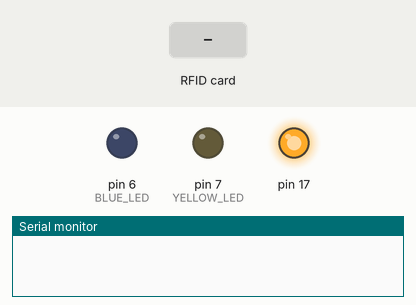
This sketch was run on a simulated Arduino Leonardo, built with avr-gcc and run on an emulated ATmega32U4. Shown: output pins drawn as LEDs (lit = HIGH), the last lines printed to the serial monitor. The inputs (shaded band) are chosen by the test bench. USB keyboard and mouse output is not drawn.

Above: at 1.2 s.
1.3 s: RFID card 5E 7A 19 C4 held to the reader
At 2.1 s:
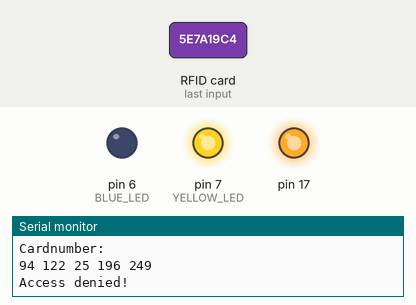
Timing chart, 0 to 4.3 s (numbered marks = the images above; inputs shaded):
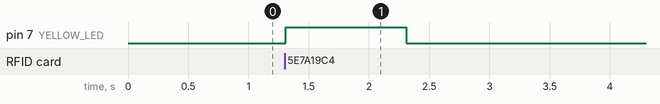

The sketch:

rfid_locker.ino
```cpp
#include <SPI.h>
#include "RFID.h"
#include <Keyboard.h>

#define SS_PIN 10
#define RST_PIN 9
#define BLUE_LED 6
#define YELLOW_LED 7

#define KEY_LEFT_CTRL  0x80
#define KEY_LEFT_SHIFT 0x81
#define KEY_LEFT_ALT   0x82
#define KEY_LEFT_GUI   0x83
#define KEY_RIGHT_CTRL 0x84
#define KEY_RIGHT_SHIFT    0x85
#define KEY_RIGHT_ALT  0x86
#define KEY_RIGHT_GUI  0x87

#define KEY_UP_ARROW   0xDA
#define KEY_DOWN_ARROW 0xD9
#define KEY_LEFT_ARROW 0xD8
#define KEY_RIGHT_ARROW    0xD7
#define KEY_BACKSPACE  0xB2
#define KEY_TAB        0xB3
#define KEY_RETURN 0xB0
#define KEY_ESC        0xB1
#define KEY_INSERT 0xD1
#define KEY_DELETE 0xD4
#define KEY_PAGE_UP    0xD3
#define KEY_PAGE_DOWN  0xD6
#define KEY_HOME   0xD2
#define KEY_END        0xD5
#define KEY_CAPS_LOCK  0xC1
#define KEY_F1     0xC2
#define KEY_F2     0xC3
#define KEY_F3     0xC4
#define KEY_F4     0xC5
#define KEY_F5     0xC6
#define KEY_F6     0xC7
#define KEY_F7     0xC8
#define KEY_F8     0xC9
#define KEY_F9     0xCA
#define KEY_F10        0xCB
#define KEY_F11        0xCC
#define KEY_F12        0xCD

RFID rfid(SS_PIN, RST_PIN);

unsigned char reading_card[5]; //for reading card
unsigned char master[2][5] = {{118,111,43,20,38},{146,241,61,213,139}}; // allowed card
boolean isBlocked;
unsigned char i;
unsigned char j;

void indication(int led);
void allow();
void denied();

void setup()
{
  Serial.begin(9600);
  SPI.begin();
  rfid.init();
  Keyboard.begin();
  pinMode(BLUE_LED, OUTPUT);
  pinMode(YELLOW_LED, OUTPUT);
  isBlocked = false;
}

void loop()
{
    if (rfid.isCard())
    {
        if (rfid.readCardSerial())
        {
                /* Reading card */
                Serial.println(" ");
                Serial.println("Card found");
                Serial.println("Cardnumber:");
                for (i = 0; i < 5; i++)
                {
                  Serial.print(rfid.serNum[i]);
                  Serial.print(" ");
                  reading_card[i] = rfid.serNum[i];
                }
                Serial.println();
                //verification
                for (i = 0; i < 5; i++)
                {
                    if (reading_card[i]!=master[0][i])
                    {
                      if (reading_card[i]!=master[1][i])
                      {
                        break;
                      }
                  }
                }
                if (i == 5)
                {
                  allow();
                }
                else
                {
                  denied();
                }
         }
    }
    rfid.halt();
}

void allow()
{
  Serial.println("Access accept!");
  indication(BLUE_LED);
  if (!isBlocked)
  {
    Keyboard.press(KEY_RIGHT_GUI);
    Keyboard.write('l');
    Keyboard.release(KEY_RIGHT_GUI);
    isBlocked = true;
  }
  else
  {
    //Keyboard.press(KEY_LEFT_ALT);
    //Keyboard.write(KEY_LEFT_SHIFT);
    //Keyboard.release(KEY_LEFT_ALT);
    Keyboard.press(KEY_RIGHT_GUI);
    Keyboard.write('d');
    Keyboard.release(KEY_RIGHT_GUI);
    delay(500);
    Keyboard.press(KEY_BACKSPACE);
    Keyboard.release(KEY_BACKSPACE);
    Keyboard.println("Arthur160489");
    Keyboard.press(KEY_RETURN);
    Keyboard.release(KEY_RETURN);
    isBlocked = false;
  }
  delay(3000);

}
void denied()
{
  Serial.println("Access denied!");
  indication(YELLOW_LED);
}
void indication(int led)
{
  digitalWrite(led, HIGH);
  delay(1000);
  digitalWrite(led, LOW);
}
```

Measured:
- after the input at 1.3 s, pin 7 (YELLOW_LED): LOW → HIGH at once, → LOW 1.0 s later
